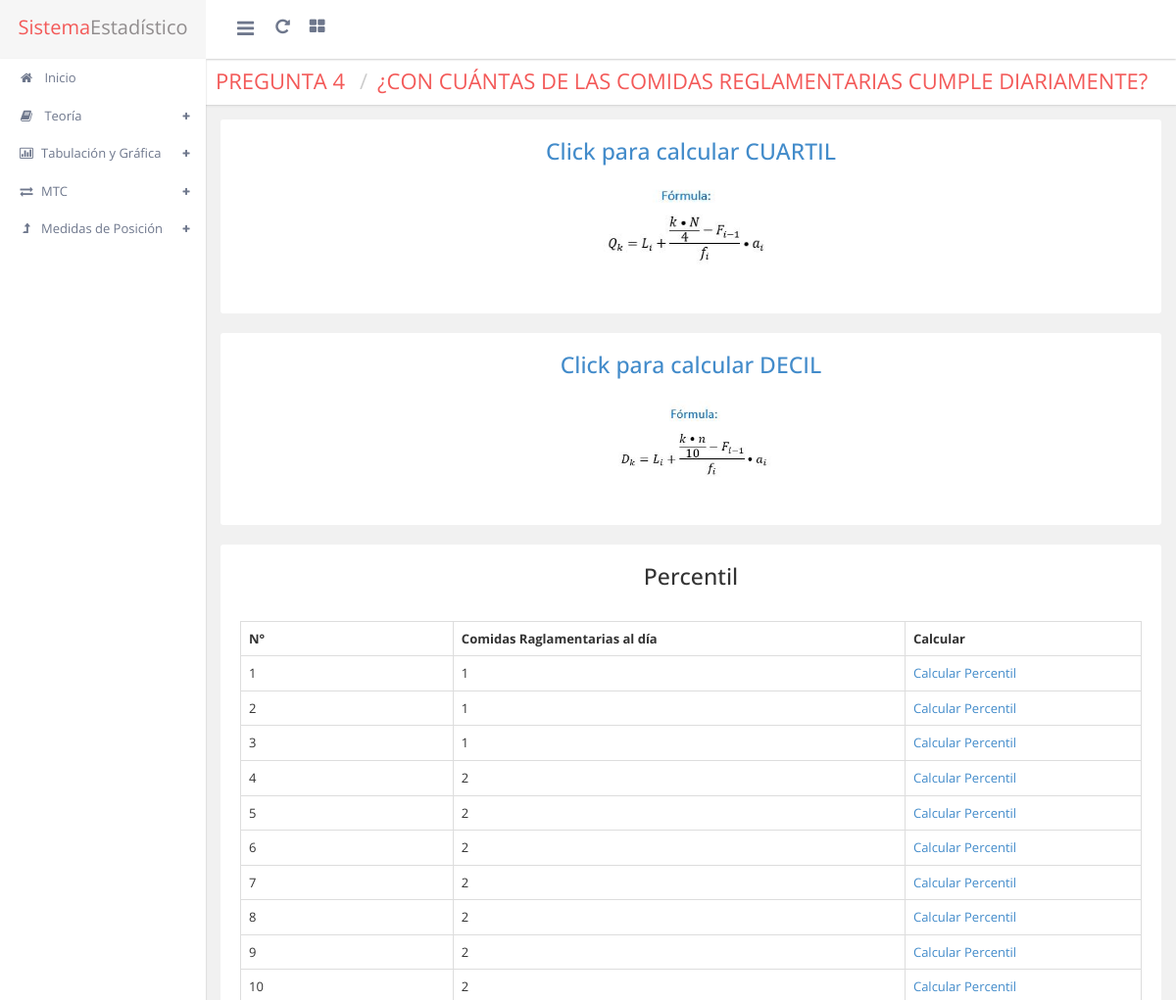
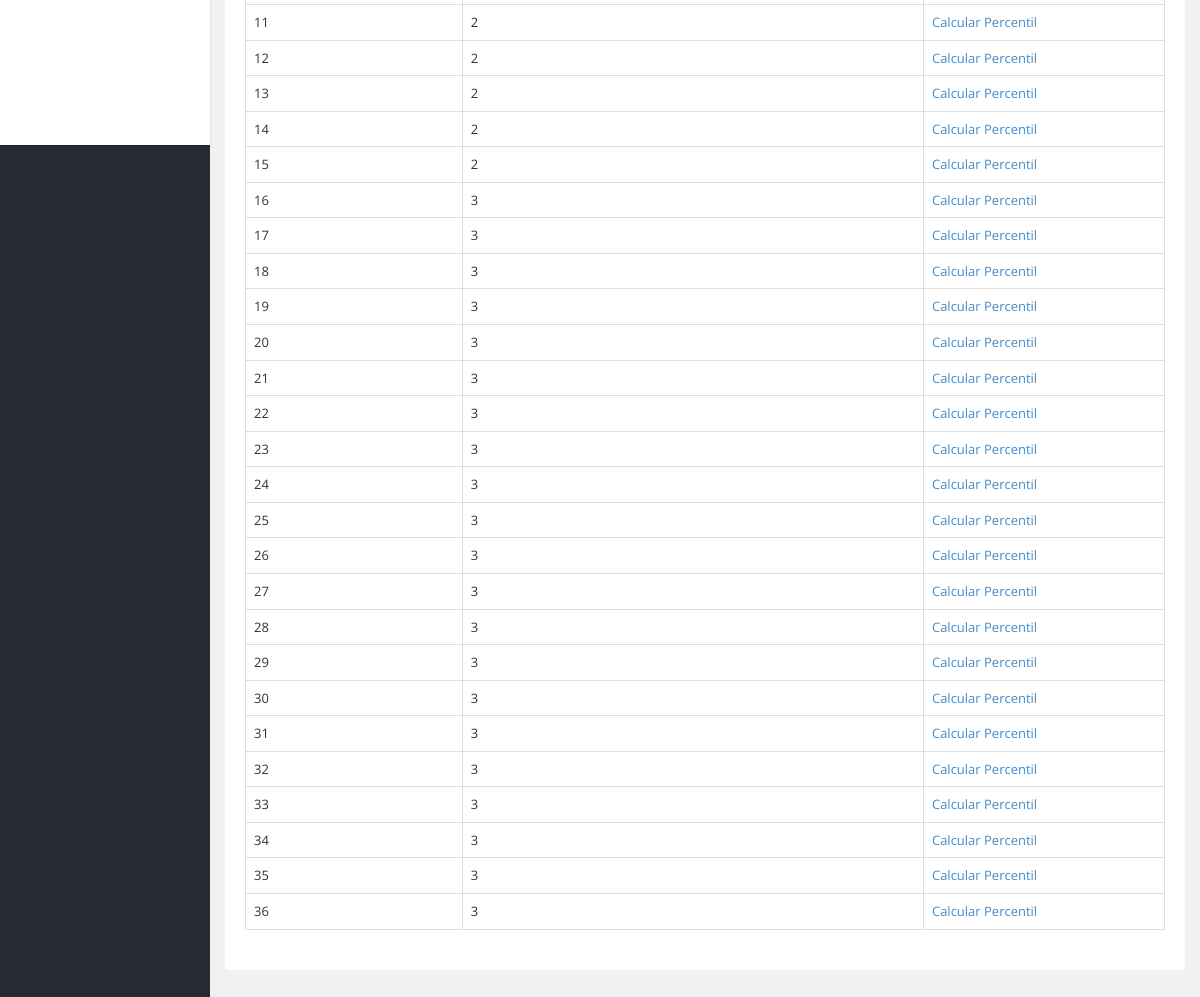
Screenshot of /cdp4.php with the database file from the repository (2 pictures, top to bottom).
### tables this page shows
CREATE TABLE `encuesta` (
  `id_encuesta` int(11) NOT NULL,
  `edad` int(2) NOT NULL,
  `peso` double NOT NULL,
  `estatura` double NOT NULL,
  `comidas` int(1) DEFAULT NULL,
  `snack` int(2) NOT NULL,
  `alimento` varchar(50) NOT NULL,
  `sueno` time NOT NULL,
  `h_sueno` time NOT NULL,
  `deporte` int(11) NOT NULL,
  `d_practica` varchar(50) DEFAULT NULL
);

### cdp4.php (the view, shortened to what this page needs)
<!DOCTYPE html PUBLIC "-//W3C//DTD XHTML 1.0 Transitional//EN" "http://www.w3.org/TR/xhtml1/DTD/xhtml1-transitional.dtd">
<html xmlns="http://www.w3.org/1999/xhtml">
<head>
<link href="css/font-awesome.css" rel="stylesheet" type="text/css" />
<link href="css/bootstrap.min.css" rel="stylesheet" type="text/css" />
<link href="css/animate.css" rel="stylesheet" type="text/css" />
<link href="css/admin.css" rel="stylesheet" type="text/css" />
<link href="css/jquerysctipttop.css" rel="stylesheet" type="text/css">
<link href="plugins/kalendar/kalendar.css" rel="stylesheet">
<link rel="stylesheet" href="plugins/scroll/nanoscroller.css">
<link href="plugins/morris/morris.css" rel="stylesheet" />
</head>
<body class="light_theme  fixed_header left_nav_fixed">
<?php
include("clase/conectar.php");
?>
<div class="wrapper">
  <div class="header_bar">
    <div class="brand">
      <div class="logo" style="display:block"><span class="theme_color">Sistema</span>Estadístico</div>
    </div>
    <div class="header_top_bar">
      <a href="javascript:void(0);" class="menutoggle"> <i class="fa fa-bars"></i> </a>
      <div class="top_left">
        <div class="top_left_menu">
          <ul>
            <li> <a href="javascript:void(0);"><i class="fa fa-repeat"></i></a> </li>
            <li class="dropdown"> <a data-toggle="dropdown" href="javascript:void(0);"> <i class="fa fa-th-large"></i> </a>
			</li>
          </ul>
        </div>
      </div>
    </div>
  </div>
  <div class="inner">
    <div class="left_nav">
      <div class="left_nav_slidebar">
        <?php  include("menu.php");?>
      </div>
    </div>
    <div class="contentpanel">
      <div class="pull-left breadcrumb_admin clear_both">
        <div class="pull-left page_title theme_color">
          <h1>Pregunta 4</h1> ¿CON CUÁNTAS DE LAS COMIDAS REGLAMENTARIAS CUMPLE DIARIAMENTE?
        </div>
      </div>
      <div class="container clear_both padding_fix">
        <div class="row">
          <div class="col-md-12">
          <div class="block-web">
            <center><a href="cuartil4.php"><h4>Click para calcular CUARTIL</h4></a>
              <img src="images/cuartiles.jpg" width="25%" />
            </center>
          </div>
          <div class="block-web">
            <center><a href="decil4.php"><h4>Click para calcular DECIL</h4></a>
              <img src="images/decil.jpg" width="25%" />
            </center>
          </div>
            <div class="block-web">
            <center><h4>Percentil</h4>
            <br>
            <?php
            try{
            $sentencia = $conn->query("SELECT * FROM encuesta ORDER BY comidas ASC;");
            $n=0;
            ?>
                <table  class="table table-bordered table-hover">
                <tr>
                   <th width="5%">N°</th>
                   <th width="10%">Comidas Raglamentarias al día<br></th>
                   <th width="5%">Calcular</th>
                </tr>
            <?php
           while($row=$sentencia->fetch(PDO::FETCH_ASSOC))
            {
            $n=$n+1;
           ?>
            <tr>
                   <td><?=$n;?></td>
                   <td><?=$row["comidas"];?></td>
                    <td><a href="percentil.php?id_encuesta=<?php echo $row["id_encuesta"]?>&posicion=<?php echo $n?>&back=4&tabla=comidas">Calcular Percentil</a></td>
            </tr>
                <?php
            }
            ?>
            </table>
            <?php
        }
        catch(PDOException$e)
        {
            echo "Error:".$e->getMessage();
        }
          ?>
        </div>
      </div>
    </div>
  </div>
</div>
</body>
</html>
</body>
</html>

### rows the page displays
encuesta: comidas "1"
encuesta: comidas "1"
encuesta: comidas "1"
encuesta: comidas "2"
encuesta: comidas "2"
encuesta: comidas "2"
encuesta: comidas "2"
encuesta: comidas "2"
encuesta: comidas "2"
encuesta: comidas "2"
encuesta: comidas "2"
encuesta: comidas "2"
encuesta: comidas "2"
encuesta: comidas "2"
encuesta: comidas "2"
encuesta: comidas "3"
encuesta: comidas "3"
encuesta: comidas "3"
encuesta: comidas "3"
encuesta: comidas "3"
encuesta: comidas "3"
encuesta: comidas "3"
encuesta: comidas "3"
encuesta: comidas "3"
encuesta: comidas "3"
encuesta: comidas "3"
encuesta: comidas "3"
encuesta: comidas "3"
encuesta: comidas "3"
encuesta: comidas "3"
encuesta: comidas "3"
encuesta: comidas "3"
encuesta: comidas "3"
encuesta: comidas "3"
encuesta: comidas "3"
encuesta: comidas "3"
